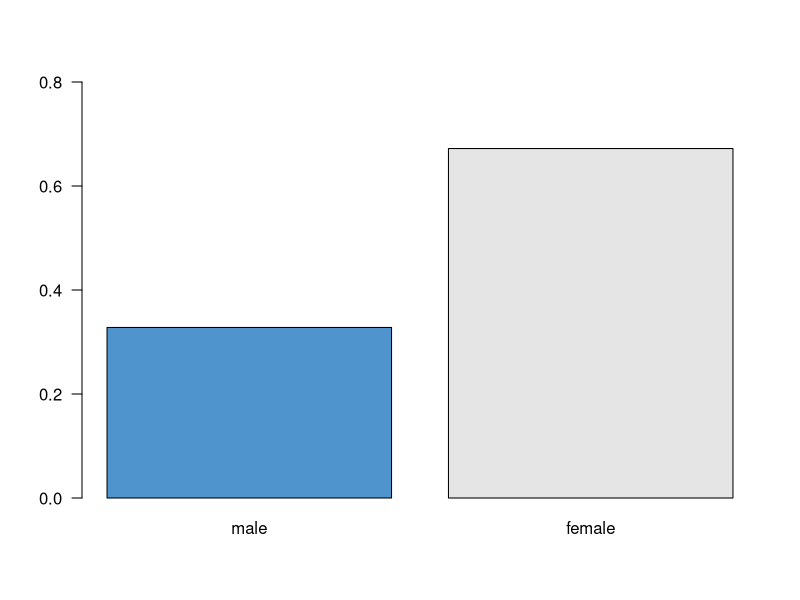
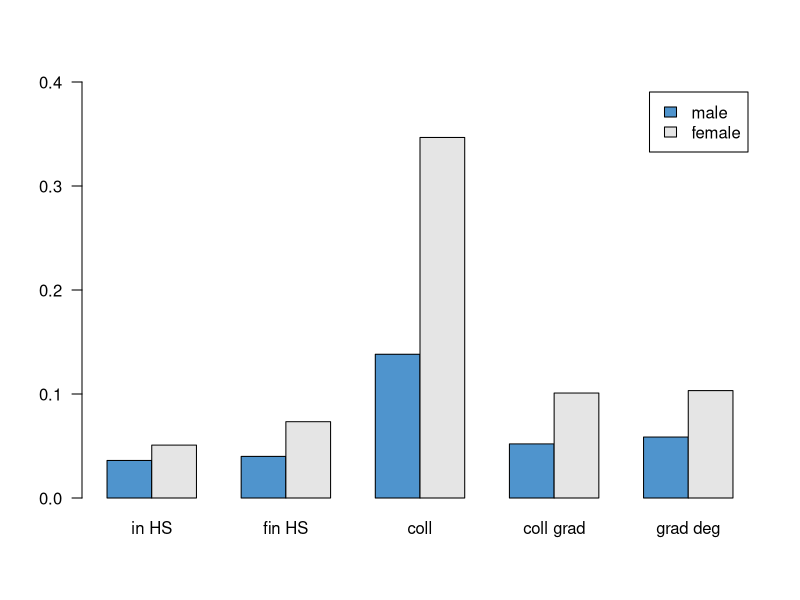
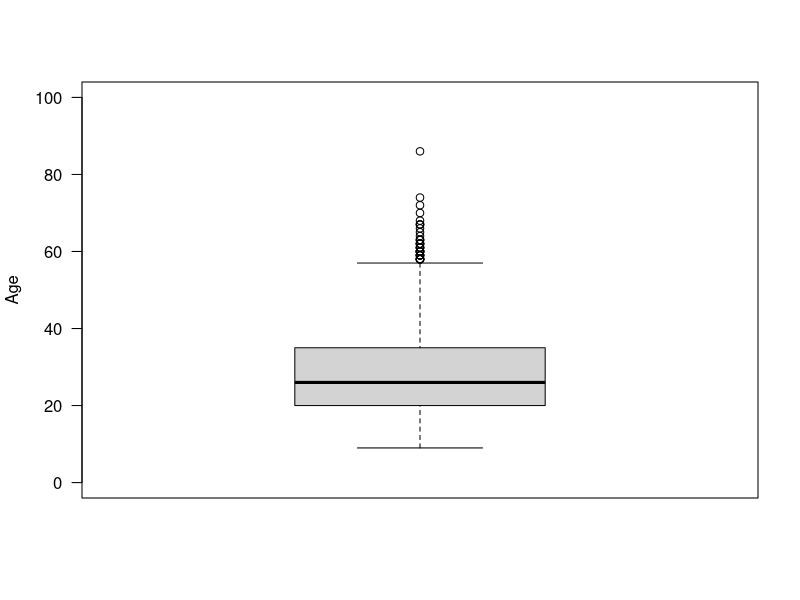
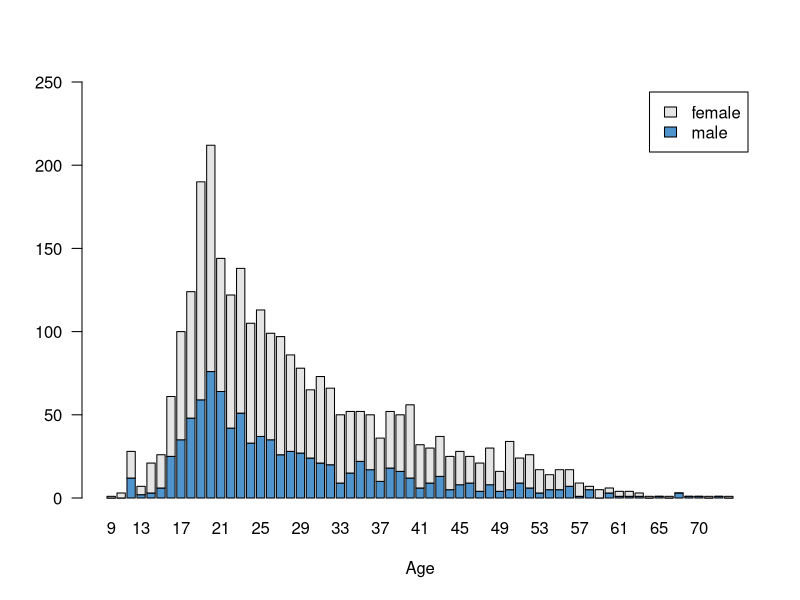
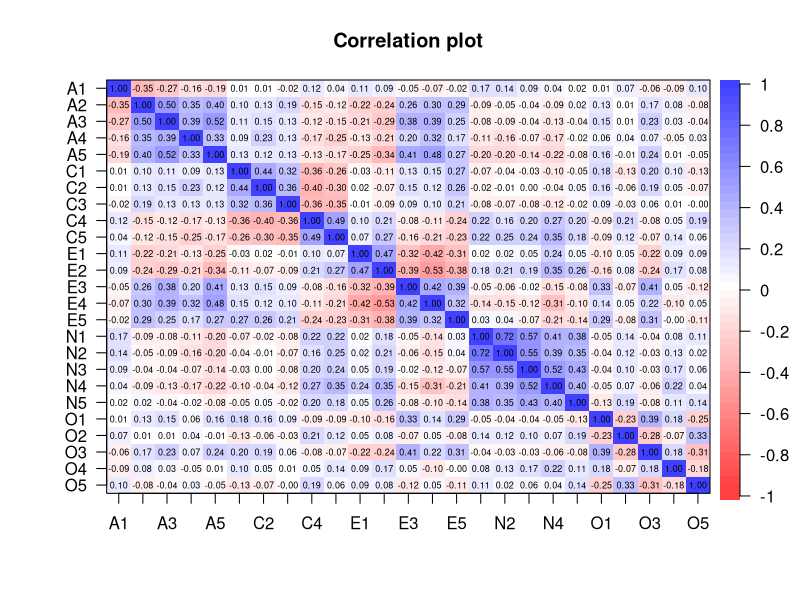
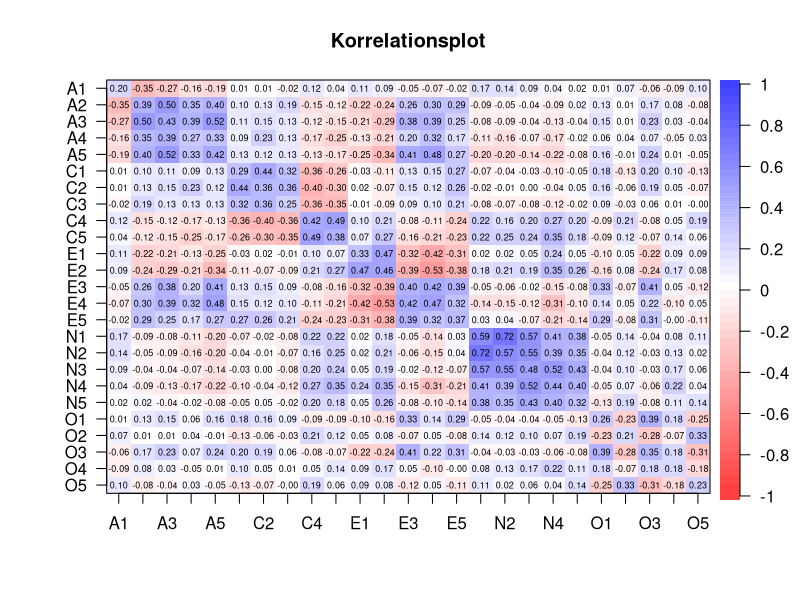
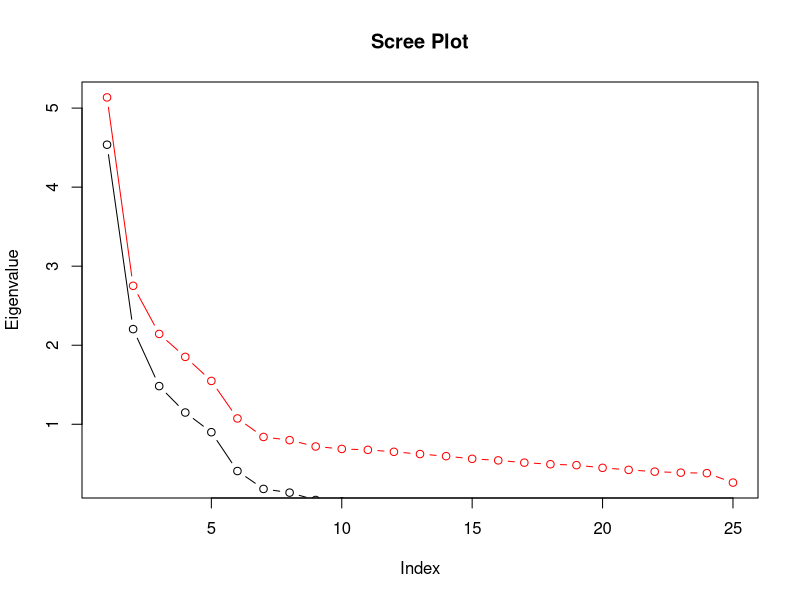
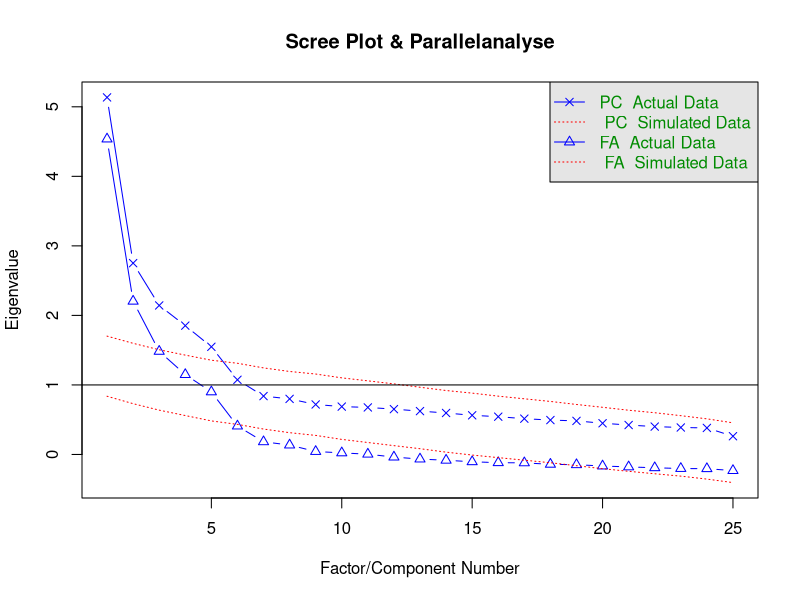

Write the R code that produced these figures, in order.


install.packages("psych") 
install.packages("GPArotation")
install.packages("ggplot2")
library(psych)


#########Descriptive#########

    print(bfi)
    print(bfi.dictionary) 
    
    #Data Cleaning
    bfi = bfi[!(bfi$age == 3),] #Alter mit Bildung nicht koherent
    
    
    #Descripitve Statistics
    sapply(bfi, mean, na.rm = TRUE) #mean of every variable
    nrow(bfi)
    
    #Geschlecht der Beobachtungsobjekte
    table(bfi$gender)
    x = prop.table(table(bfi$gender))
    plot1 = barplot(x, horiz = FALSE, names.arg = c("male", "female"),
                    col =  c("steelblue3","grey90"), las = 1, ylim=c(0.00, 0.80))
    
    #Bildungsstand
    summary(bfi$education)
    edprop = prop.table(table(bfi$gender,bfi$education))
    barplot(edprop, beside = TRUE,
            names.arg = c("in HS", "fin HS", "coll", "coll grad", "grad deg"), 
            col = c("steelblue3","grey90"), ylim=c(0.00, 0.4),
            legend.text = c("male","female"), las = 1)
    
    #Alter
    summary(bfi$age)
    boxplot(bfi$age, las =1, ylim=c(0.00, 100), horizontal = FALSE, ylab ="Age")
    barplot(table(bfi$gender, bfi$age), xlab="Age", col = c("steelblue3","grey90"), 
            beside = FALSE, legend.text = c("male","female"), las = 1, ylim=c(0.00, 250))


  
    
    
#########Korrelationsmatrix#########

    #Subset and remove Gender, Education and Age
    bfi1 = subset(bfi, select = -c(gender, education, age))
    
    #z-Standartisierung 
    bfi_z = scale(bfi1) 
    
    #Korrelationsmatrix und Heatplot
    R = cor(x = bfi_z, y = NULL, use = "complete.obs")
    corPlot(R, numbers = TRUE, show.legend=TRUE)
    
    #Eignung der Korrelationsmatrix f??r Faktorenanalyse
    cortest.bartlett(R, n = 280) # Bartlett-Test auf Sph??rizi??t (10% Sample)
    KMO(R) #Kaiser-Meyer-Olkin Kriterium


    

    
    
    
#########Reduzierte Korrelationsmatrix mit Squared Multiple Korrelations#########

    
    
    #Erstellung reduzierte Korrelationsmatrix
      R_invert = solve(R) #invertierte Korrelation
      smc = diag(1-(1/R_invert)) #SMCs
      R_reduced = R
      diag(R_reduced) = smc #Diagonale ersetzen
      R_reduced 
      smc == diag(R_reduced)
      smc
      smc.sum = sum(smc) 
      smc.sum  #Summe der Kommunalit??ten
    
   
  

      v = 25 #Summe der auf 1 normierten Varianz
      smc.sum/v #Kommunalitat / Gesamtvarianz
      
      #Plot von Reduzierter Korrelationsmatrix
      corPlot(R_reduced, numbers = TRUE, main = "Korrelationsplot", show.legend=TRUE)
      
    
    
    
    
    
    
#########Eigenwertberechnungen#########
 
    
    #Eigenvalues reduzierte Korrelationsmatrix
    Eigen.Rh = eigen(R_reduced)
      ew.Rh = Eigen.Rh$values
      ew.Rh
      
      sum(smc)
      sum(ew.Rh) #Summe der SMCs entspricht Summe d. Eigenwerte
    
    #Eigenvalues der empirischen Korrelationsmatrix
    Eigen = eigen(R)
      ew = Eigen$values
      ew
      ew_sum = sum(ew)
      ew_sum  # = 25, Anzahl d. Variablen, da normiert auf 1)
 
      
      
      
      
#########Scree-Plot und Parallelanalyse#########
    
      
    plot((eigen(R)$values), type ="b", main = "Scree Plot", ylab ="Eigenvalue", col ="red")   
  lines((eigen(R_reduced)$values), type ="b", main = "Scree Plot", ylab ="Eigenvalue") 
      
    #Eigenwertverlauf von empirischer und reduzierter Korrelationsmatrix
    fa.parallel(R, fm="pa", fa="both", main="Scree Plot & Parallelanalyse", SMC = TRUE, 
                ylabel = "Eigenvalue", cor="cor", use = "complete.obs", n.obs = 200)



    
    
    
    
#########UnrotierteFaktorladungen#########

    #Principal Axis
    unrotiert = fa(bfi1, nfactors=5, fm="pa", rotate="none", SMC = TRUE,
                   min.err=0.000001, max.iter=50, warnings = TRUE)
    
      sum(unrotiert$values)
      sum(unrotiert$communality)
      sum(unrotiert$e.values)
    
      #Ladungsdiagram_PA
      fa.diagram(unrotiert, Phi=NULL, fe.results=NULL, sort=TRUE, labels=NULL,cut=.3,
                 simple=TRUE, errors=TRUE, g=FALSE, main ="Faktorladungen")
      
    
    #Maximum-Likelihood
    unrotiert2 = fa(bfi1, nfactors = 5, rotate = "none", residuals =TRUE, SMC = TRUE, 
                    max.iter=50, fm = "ml", warnings = TRUE) 
    
      #Ladungsdiagram_ML
      fa.diagram(unrotiert2, Phi=NULL, fe.results=NULL, sort=TRUE, labels=NULL,cut=.3,
                 simple=TRUE, errors=TRUE, g=FALSE, main ="Faktorladungen")


      
      
      
      
      
#########Varimax#########
      varimax = fa(bfi1, nfactors=5, fm="pa", rotate="varimax", SMC = TRUE,
                   min.err=0.000001, max.iter=50)
      
        print(varimax)
        
        varimax$communality
        sum(varimax$communality)
        varimax$values
        sum(varimax$values)
        varimax$e.values
        sum(varimax$e.values)

        sum(varimax$communality)/sum(varimax$e.values)
        
        
        
        
        
        
#########Promax#########
    
    #Haupachsen-Extraktion
    promax = fa(bfi1, nfactors=5, fm="pa", rotate="promax", SMC = TRUE,
                min.err=0.000001, max.iter=50)
    
      print(promax)
      promaxstructure = promax$Structure
      print(promaxstructure, cutoff = 0.00)
    
      sum(promax$communality)/sum(promax$e.values) #Wie bei Varimax
    
      
    #Maximum-Likelihood
    promaxml = fa(bfi1, nfactors=5, fm="ml", rotate="promax", SMC = TRUE,
                  min.err=0.000001, max.iter=50)
      
    
    sum(promaxml$communality)/sum(promax$e.values)
    
      print(promaxml)
    
    
      
      
      
      
      
#########Direct Oblimin#########  
      
    oblimin = fa(bfi1, nfactors=5, fm="ml", rotate="oblimin", SMC = TRUE,
                 min.err=0.000001, max.iter=50)
    
      print(oblimin)
      
      
  
#########Kongruenzmatritzen und -Plots######### 
      
      #Kongruenz von Varimax und Promax
      cong = factor.congruence(varimax, promax ,digits=2, use="complete" ,structure=FALSE)
        print(cong)
        cor.plot(cong)
        
        acos(0.96) / 0.0174533
        acos(0.99) / 0.0174533
      
      #Kongruenz von Promax und Oblimin
      cong2 = factor.congruence(promaxml, oblimin ,digits=2, use="complete" ,structure=FALSE)
        print(cong2)
        cor.plot(cong2)
         
        acos(-0.96) / 0.0174533
        acos(0.97) / 0.0174533
        acos(0.99) / 0.0174533
      
